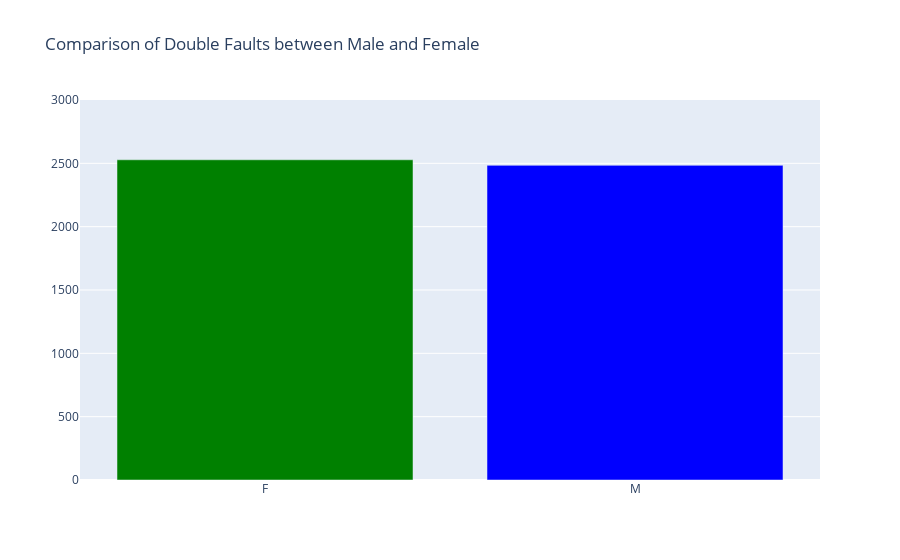

The cell this chart's notebook holds for it:
### Markdown cell above
### 8.	Is there a difference in the number of double faults based on gender?

### Code cell
merged_gender_Team = pd.merge(MatchAwayTeamInfo, MatchHomeTeamInfo , on='match_id' , suffixes=('', '_Team'))
merged_gender_faults = pd.merge(PeriodInfo, merged_gender_Team, on='match_id', suffixes=('', '_faults'))

gender_faults = merged_gender_faults[merged_gender_faults['statistic_name'] == 'double_faults'][['match_id', 'statistic_name','gender']].copy()
gender_faults = gender_faults[['match_id', 'statistic_name','gender']].drop_duplicates()

double_faults = pd.Series(gender_faults.groupby('gender')["statistic_name"].count())
x = double_faults.index.tolist()
y = double_faults.values.tolist()

# Plotly figure
fig = go.Figure(data=[ go.Bar(x=x, y=y, marker_color=['green', 'blue'])])

fig.update_layout( title='Comparison of Double Faults between Male and Female', yaxis=dict(range=[0, 3000]))

fig.show()

### Figure 1 — Plotly figure (JSON) as saved in the notebook; plotly's stock layout.template omitted (floating-point values rounded to 4 significant figures)
{"data": [{"marker": {"color": ["green", "blue"]}, "type": "bar", "x": ["F", "M"], "y": [2528, 2484]}], "layout": {"title": {"text": "Comparison of Double Faults between Male and Female"}, "yaxis": {"range": [0, 3000]}}}
